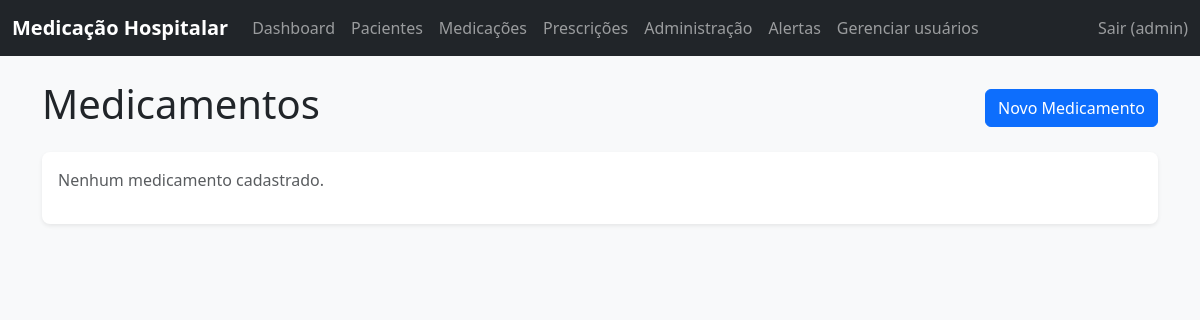
The app's page /medicamentos/ (signed in), older data.
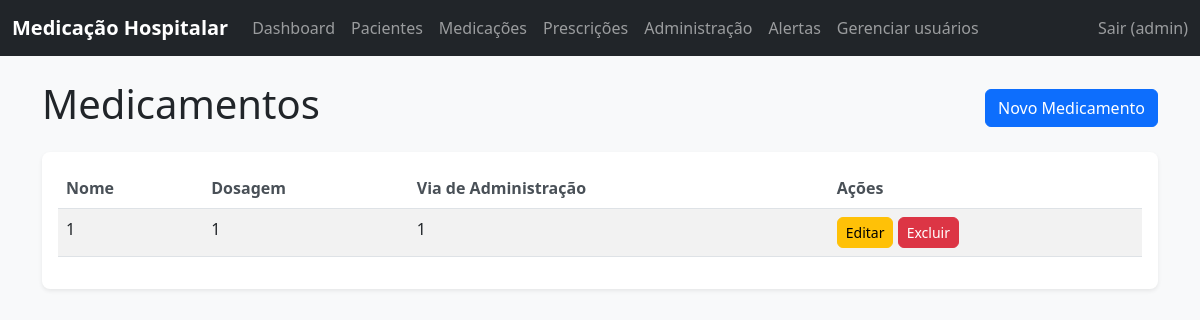
The same page, newer data.
### core/models.py (models this page shows, shortened)
class Medicamento(models.Model):
    nome = models.CharField(max_length=255)
    dosagem = models.CharField(max_length=100)
    via_administracao = models.CharField(max_length=100)
    class Meta:
        verbose_name = "Medicamento"
        verbose_name_plural = "Medicamentos"

### core/views_frontend.py (the view)
# urls.py: path('medicamentos/', MedicamentoListView.as_view(), name='medicamentos'),
class MedicamentoListView(LoginRequiredMixin, ListView):
    model = Medicamento
    template_name = 'core/medicamento_list.html'
    context_object_name = 'medicamentos'

### templates/core/medicamento_list.html (shortened to what this page needs)
{% extends 'base.html' %}
{% load static %}
{% block content %}
<div class="row">
    <div class="col-12">
        <div class="d-flex justify-content-between align-items-center mb-3">
            <h1>Medicamentos</h1>
            <a href="{% url 'medicamento_create' %}" class="btn btn-primary">Novo Medicamento</a>
        </div>
    </div>
</div>
<div class="row">
    <div class="col-12">
        <div class="card">
            <div class="card-body">
                {% if medicamentos %}
                    <div class="table-responsive">
                        <table class="table table-striped">
                            <thead>
                                <tr>
                                    <th>Nome</th>
                                    <th>Dosagem</th>
                                    <th>Via de Administração</th>
                                    <th>Ações</th>
                                </tr>
                            </thead>
                            <tbody>
                                {% for medicamento in medicamentos %}
                                    <tr>
                                        <td>{{ medicamento.nome }}</td>
                                        <td>{{ medicamento.dosagem }}</td>
                                        <td>{{ medicamento.via_administracao }}</td>
                                        <td>
                                            <a href="{% url 'medicamento_update' medicamento.pk %}" class="btn btn-sm btn-warning">Editar</a>
                                            <a href="{% url 'medicamento_delete' medicamento.pk %}" class="btn btn-sm btn-danger">Excluir</a>
                                        </td>
                                    </tr>
                                {% endfor %}
                            </tbody>
                        </table>
                    </div>
                {% else %}
                    <p class="text-muted">Nenhum medicamento cadastrado.</p>
                {% endif %}
            </div>
        </div>
    </div>
</div>
{% endblock %}

Row changes from the older to the newer data that the page shows:
added Medicamento: nome "1", dosagem "1", via_administracao "1"
Text that changed along with them:
text no longer shown: "Nenhum medicamento cadastrado."
text now shown: "Nome Dosagem Via de Administração Ações"
